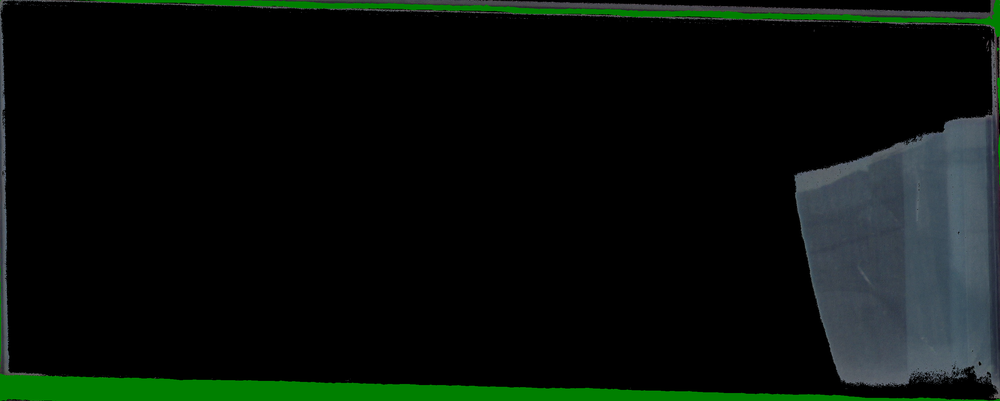
#> input picture 分割玻璃的处理/split/s1.png, 1000 x 401 px, shrunk from 2881 x 1156 before the run
$ python linedetect.py
#> lines starting #> are read from the running program, lines starting #| are printed output that depends on the picture; after the words box and inside, x2 and y2 are one past the last pixel; in counts of white or black regions, pixels touching at a corner belong together
#> further down, image is the input picture: shape (401, 1000, 3); mean B, G, R 11.6, 16.3, 8.9
import cv2
import numpy as np
import matplotlib.pyplot as plt


# 接受两个点的坐标来计算直线斜率
def calculate_slope(x1, y1, x2, y2):
    if x2 - x1 == 0:  # To avoid division by zero
        return float('inf')  # Infinite slope (vertical line)
    else:
        return (y2 - y1) / (x2 - x1)


# 读取图片
# image = cv2.imread('./try/split.png')
def linedetect_Image(image):
    # 转换为灰度图
    gray = cv2.cvtColor(image, cv2.COLOR_BGR2GRAY)
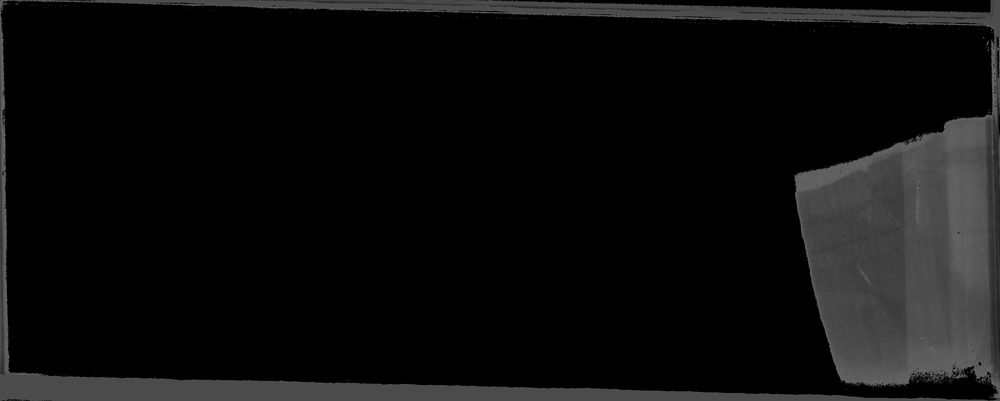
#> gray: shape (401, 1000); min 0, max 114, mean 13.6

    # 应用Canny算法进行边缘检测
    edges = cv2.Canny(gray, 50, 150, apertureSize=3)
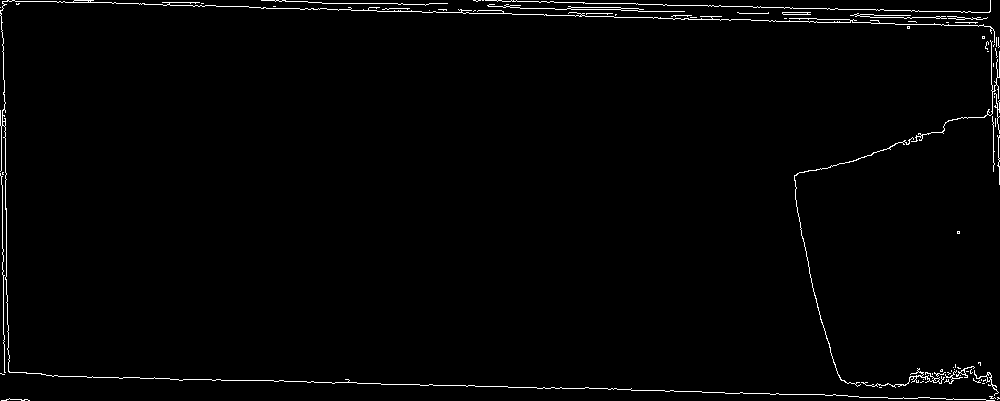
#> edges: shape (401, 1000); 1.5% white in thin lines or dots

    # 感兴趣的区域（ROI），这里设定为图片宽度最右侧的5%以内
    roi_start = int(gray.shape[1] * 0.89)  # 70% to the right of the image
#> roi_start = 890
    roi_edges = edges[:, roi_start:]
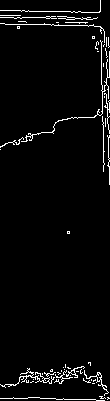
#> roi_edges: shape (401, 110); 3.6% white in thin lines or dots

    # 在ROI中应用霍夫变换检测直线。使用HoughLinesP，它返回线段的两个端点
    # 阈值、最小线长和最大线间隙是检测直线时的参数
    roi_lines = cv2.HoughLinesP(roi_edges, 1, np.pi / 180, threshold=10, minLineLength=10, maxLineGap=20)
#> roi_lines = 56 rows, first 6: [100, 0, 102, 124], [107, 136, 109, 59], [5, 24, 93, 25], [103, 171, 103, 122], [0, 10, 28, 10], [0, 146, 54, 128]

    # 初始化一个图像来绘制边缘线
    roi_line_image = np.zeros_like(roi_edges)

    # 如果在ROI中检测到了直线段，就计算第一条检测到的直线段的斜率，并在ROI图像上绘制这条线段。
    # 如果没有检测到直线，斜率将被设置为None
    slope = None
    if roi_lines is not None and len(roi_lines) > 0:
        for line in roi_lines:
            x1, y1, x2, y2 = line[0]
            slope = calculate_slope(x1, y1, x2, y2)
            # Draw the line on the ROI image
            cv2.line(roi_line_image, (x1, y1), (x2, y2), (255, 0, 0), 2)
            # We'll just take the slope of the first detected line for demonstration
            break
#> this loop made 1 pass
#> (x1, y1, x2, y2, slope) on pass 1: (100, 0, 102, 124, 62)
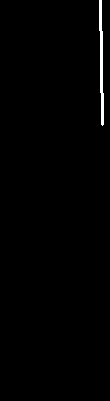
#> roi_line_image: shape (401, 110); 0.85% white; 1 white region, box (x1, y1, x2, y2) and area: (99, 0, 104, 126) 376

    # Show the ROI with the detected edges and the calculated slope
    plt.imshow(roi_line_image, cmap='gray')
    plt.title(f'slope of edge: {slope}')
    plt.show()

    # 输出图像的斜率
    print(slope)
#| 62.0


if __name__ == "__main__":
    image = cv2.imread('./split/s1.png')
    linedetect_Image(image)

$ run again, with 分割玻璃的处理/split/s2.png copied over 分割玻璃的处理/split/s1.png
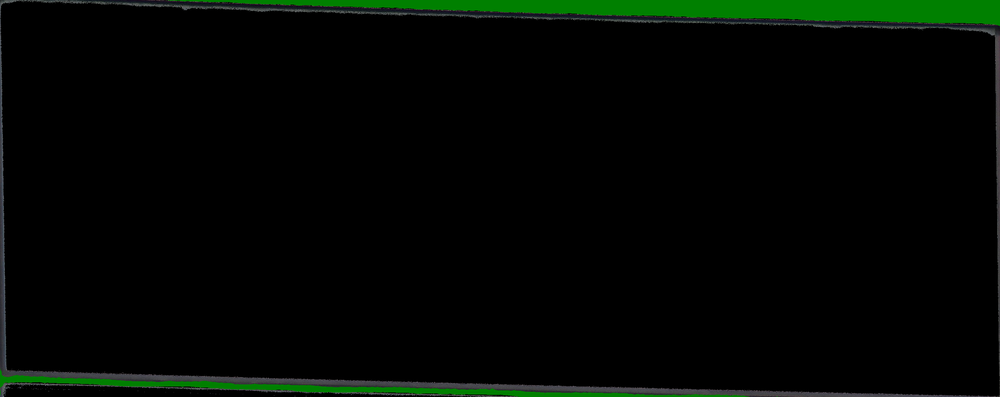
#> input picture 分割玻璃的处理/split/s2.png, 1000 x 397 px, shrunk from 2863 x 1136 before the run
#> image is the input picture: shape (397, 1000, 3); mean B, G, R 2.4, 7, 2.2
#> in linedetect_Image, `edges = cv2.Canny(gray, 50, 150, apertureSize=3)`:
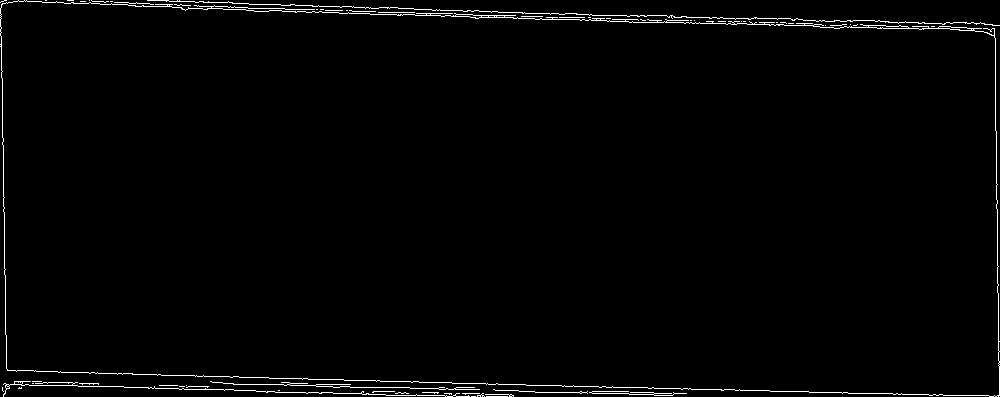
#> edges: shape (397, 1000); 1.5% white in thin lines or dots
#> roi_edges: shape (397, 110); 1.8% white in thin lines or dots
#> roi_lines = 18 rows, first 6: [105, 88, 108, 316], [0, 28, 104, 28], [3, 394, 108, 395], [0, 22, 102, 24], [104, 25, 105, 87], [0, 26, 60, 26]
#> the loop in linedetect_Image, `for line in roi_lines:` made 1 pass
#> (x1, y1, x2, y2, slope) on pass 1: (105, 88, 108, 316, 76)
#> after the loop in linedetect_Image, `for line in roi_lines:`:
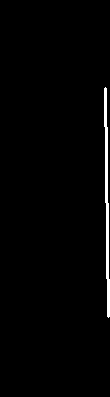
#> roi_line_image: shape (397, 110); 1.6% white; 1 white region, box (x1, y1, x2, y2) and area: (104, 87, 110, 318) 689
#| 76.0
